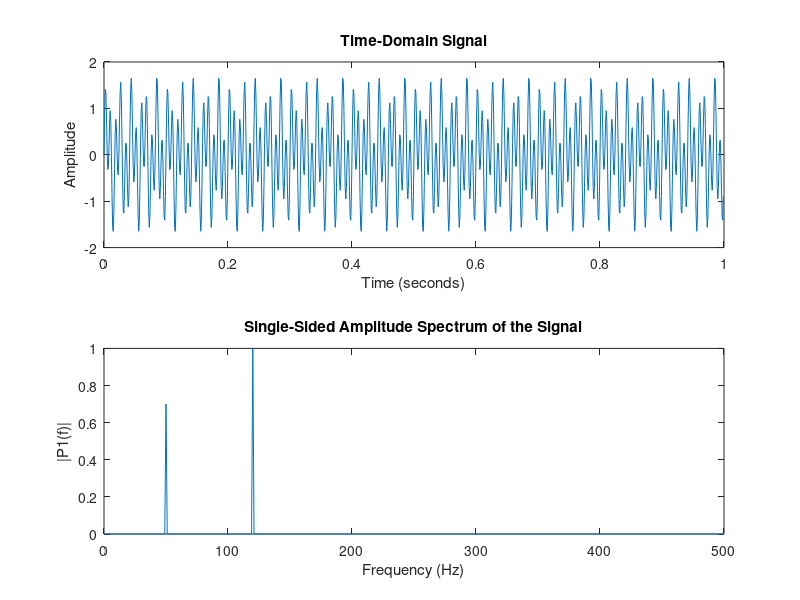

The MATLAB script that drew this image:
% FFT Application in MATLAB

% Define the sample rate and duration
Fs = 1000;           % Sampling frequency (samples per second)
T = 1 / Fs;          % Sampling period (seconds per sample)
L = 1000;            % Length of signal (number of samples)
t = (0:L-1) * T;     % Time vector

% Generate a sample signal: a sum of 50 Hz and 120 Hz sinusoids
signal = 0.7 * sin(2 * pi * 50 * t) + sin(2 * pi * 120 * t);

% Compute the FFT
Y = fft(signal);

% Calculate the two-sided spectrum
P2 = abs(Y / L);
P1 = P2(1:L/2+1);      % Single-sided spectrum
P1(2:end-1) = 2 * P1(2:end-1);  % Scale the amplitude

% Define the frequency domain for plotting
f = Fs * (0:(L/2)) / L;

% Plot the time-domain signal
figure;
subplot(2, 1, 1);
plot(t, signal);
title('Time-Domain Signal');
xlabel('Time (seconds)');
ylabel('Amplitude');

% Plot the frequency-domain signal
subplot(2, 1, 2);
plot(f, P1);
title('Single-Sided Amplitude Spectrum of the Signal');
xlabel('Frequency (Hz)');
ylabel('|P1(f)|');
